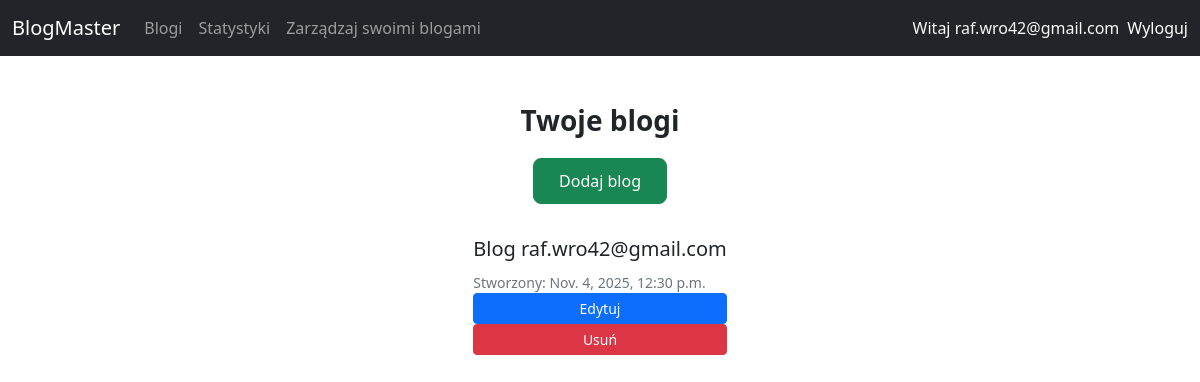
Before: /blogs/user/ (signed in) with the older database file.
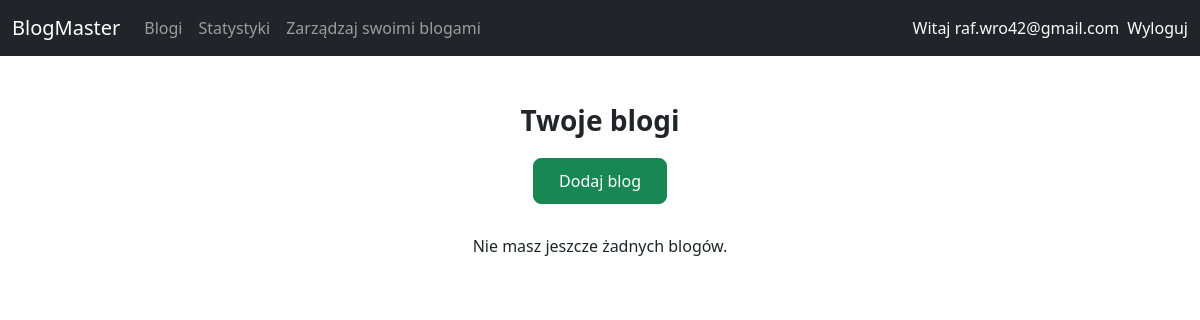
After: the same page with the newer database file.
### blogs/models.py (models this page shows, shortened)
class Blog(models.Model):
    owner = models.ForeignKey(User, on_delete=models.CASCADE, related_name='blogs')
    title = models.CharField(max_length=200)
    description = models.TextField(blank=True)
    created_at = models.DateTimeField(auto_now_add=True)

### blogs/views.py (the view)
# urls.py: path('user/', user_blogs, name='user_blogs'),
@login_required
def user_blogs(request):
    blogs = request.user.blogs.all()  # używamy related_name='blogs' z modelu Blog
    return render(request, 'blogs/user_blogs.html', {'blogs': blogs})

### blogs/templates/blogs/user_blogs.html (shortened to what this page needs)
{% extends 'base.html' %}
{% block content %}
<div class="blogs-container">
    <h3>Twoje blogi</h3>
    <a class="btn btn-success btn-add-blog" href="{% url 'blog_create' %}">Dodaj blog</a>
    {% if blogs %}
        {% for blog in blogs %}
            <div class="card-body">
                <div class="card-title">{{ blog.title }}</div>
                <div class="card-text">Stworzony: {{ blog.created_at }}</div>
                <a href="{% url 'blog_edit' blog.pk %}" class="btn btn-primary btn-sm">Edytuj</a>
                <a href="{% url 'blog_delete' blog.pk %}" class="btn btn-danger btn-sm">Usuń</a>
            </div>
        {% endfor %}
    {% else %}
        <p>Nie masz jeszcze żadnych blogów.</p>
    {% endif %}
</div>
{% endblock %}

Changed rows visible on the page:
removed Blog: title "Blog raf.wro42@gmail.com", created_at "Nov. 4, 2025, 12:30 p.m."
Other visible differences:
text now shown: "Nie masz jeszcze żadnych blogów."
